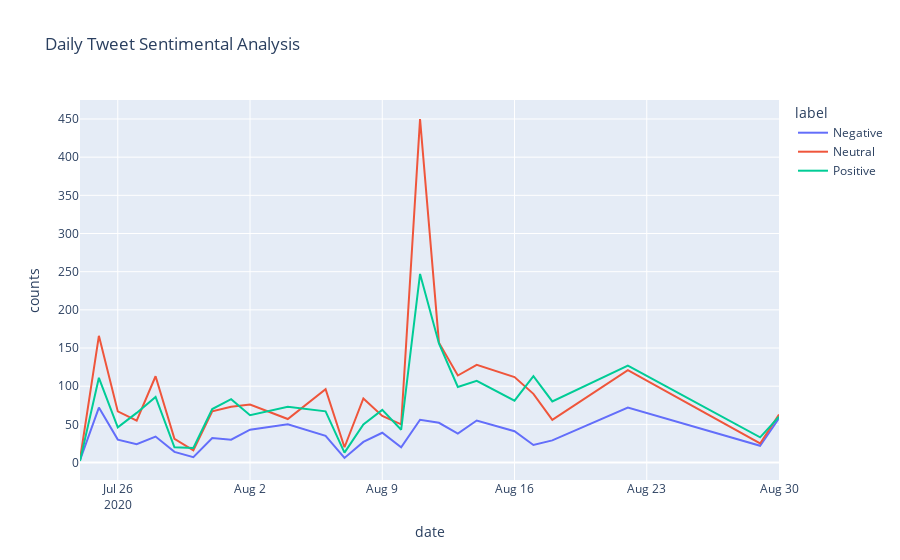

Here is the notebook cell this chart was saved with:
### Code cell
# pip install plotly

import plotly.express as px
px.line(df_date,x='date',y='counts',color='label',
       title='Daily Tweet Sentimental Analysis')

### Figure 1 — Plotly figure (JSON) as saved in the notebook; plotly's stock layout.template omitted (floating-point values rounded to 4 significant figures)
{"data": [{"hovertemplate": "label=Negative<br>date=%{x}<br>counts=%{y}<extra></extra>", "legendgroup": "Negative", "line": {"color": "#636efa", "dash": "solid"}, "marker": {"symbol": "circle"}, "mode": "lines", "name": "Negative", "orientation": "v", "showlegend": true, "type": "scatter", "x": ["2020-07-24", "2020-07-25", "2020-07-26", "2020-07-27", "2020-07-28", "2020-07-29", "2020-07-30", "2020-07-31", "2020-08-01", "2020-08-02", "2020-08-04", "2020-08-06", "2020-08-07", "2020-08-08", "2020-08-09", "2020-08-10", "2020-08-11", "2020-08-12", "2020-08-13", "2020-08-14", "2020-08-16", "2020-08-17", "2020-08-18", "2020-08-22", "2020-08-29", "2020-08-30"], "xaxis": "x", "y": [3, 72, 30, 24, 34, 14, 7, 32, 30, 43, 50, 35, 6, 27, 39, 20, 56, 52, 38, 55, 41, 23, 29, 72, 22, 58], "yaxis": "y"}, {"hovertemplate": "label=Neutral<br>date=%{x}<br>counts=%{y}<extra></extra>", "legendgroup": "Neutral", "line": {"color": "#EF553B", "dash": "solid"}, "marker": {"symbol": "circle"}, "mode": "lines", "name": "Neutral", "orientation": "v", "showlegend": true, "type": "scatter", "x": ["2020-07-24", "2020-07-25", "2020-07-26", "2020-07-27", "2020-07-28", "2020-07-29", "2020-07-30", "2020-07-31", "2020-08-01", "2020-08-02", "2020-08-04", "2020-08-06", "2020-08-07", "2020-08-08", "2020-08-09", "2020-08-10", "2020-08-11", "2020-08-12", "2020-08-13", "2020-08-14", "2020-08-16", "2020-08-17", "2020-08-18", "2020-08-22", "2020-08-29", "2020-08-30"], "xaxis": "x", "y": [4, 166, 67, 55, 113, 31, 16, 67, 73, 76, 57, 96, 20, 84, 61, 50, 450, 157, 114, 128, 112, 90, 56, 121, 25, 63], "yaxis": "y"}, {"hovertemplate": "label=Positive<br>date=%{x}<br>counts=%{y}<extra></extra>", "legendgroup": "Positive", "line": {"color": "#00cc96", "dash": "solid"}, "marker": {"symbol": "circle"}, "mode": "lines", "name": "Positive", "orientation": "v", "showlegend": true, "type": "scatter", "x": ["2020-07-24", "2020-07-25", "2020-07-26", "2020-07-27", "2020-07-28", "2020-07-29", "2020-07-30", "2020-07-31", "2020-08-01", "2020-08-02", "2020-08-04", "2020-08-06", "2020-08-07", "2020-08-08", "2020-08-09", "2020-08-10", "2020-08-11", "2020-08-12", "2020-08-13", "2020-08-14", "2020-08-16", "2020-08-17", "2020-08-18", "2020-08-22", "2020-08-29", "2020-08-30"], "xaxis": "x", "y": [2, 111, 46, 65, 86, 20, 19, 70, 83, 62, 73, 67, 13, 50, 69, 43, 247, 156, 99, 107, 81, 113, 80, 127, 33, 60], "yaxis": "y"}], "layout": {"legend": {"title": {"text": "label"}, "tracegroupgap": 0}, "title": {"text": "Daily Tweet Sentimental Analysis"}, "xaxis": {"anchor": "y", "domain": [0, 1], "title": {"text": "date"}}, "yaxis": {"anchor": "x", "domain": [0, 1], "title": {"text": "counts"}}}}
